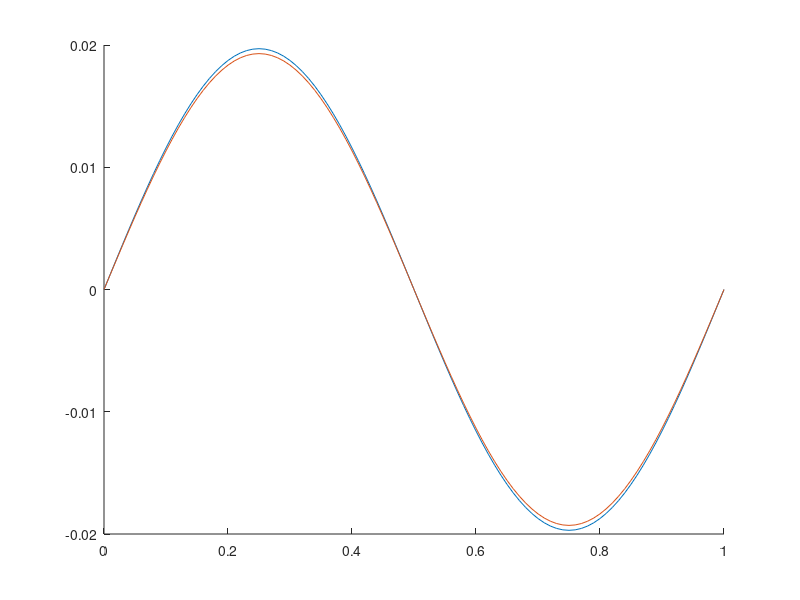

The MATLAB script that drew this image: (Note: this script raises an error after producing the figure.)
clc; clear; uM=[]; nM=[];
%%
n=101;
nu=1/10;
dt=0.01/2/2;
tmax=1;
% nt=10;
nt=tmax/dt;
dx=1/(n-1);
x=0:dx:1;

um1=ones(n,1);
u=um1;
u=(1-cos(x'*2*pi))/2;
u=(sin(x'*2*pi));

D2=(diag(ones(n-1,1),-1)-2*eye(n)+diag(ones(n-1,1),1))/dx/dx;
A=eye(n)/dt-nu*D2;
A(1,1:2)=[1,0]; A(end,end-1:end)=[0,1];

% hold on;
for i=1:nt
% rhs=(4*u-um1)/2/dt; rhs(1)=0; rhs(end)=0;
rhs=(eye(n)/dt)*u; rhs(1)=0; rhs(end)=0;
um1=u;
u=A\rhs;
% plot(u)

end
uM=[uM,u];
nM=[nM, norm(u)];
%%
uex=exp(-tmax*nu*4*pi*pi)*sin(2*pi*x);
hold on;
plot(x,u)
plot(x,uex)
%%
ii=6;
(nM(2)-nM(1))/(nM(3)-nM(2))
(uM(ii,2)-uM(ii,1))/(uM(ii,3)-uM(ii,2))
